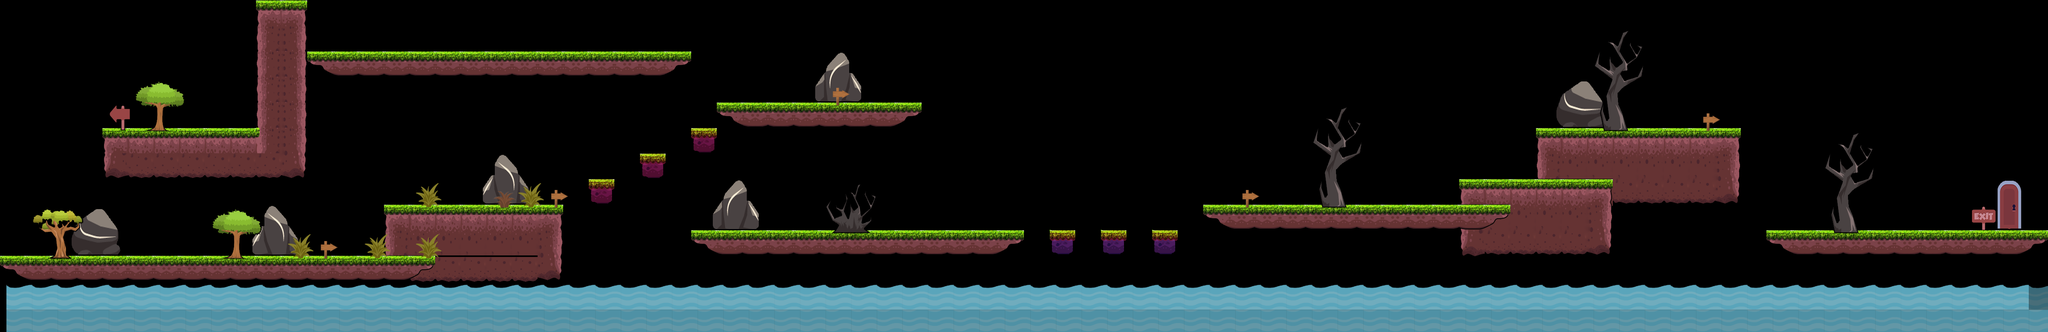

The image is a tile-based game level rendered from a .tmx file. Its description and source (layers, tilesets, objects; grid data summarised) follow:
An orthogonal 80x13 tile map with 64x64 px tiles, 4 tile layers (bg2, bg1, floor, fg) and 124 objects (11x enemy, player, goal).

<map version="1.0" orientation="orthogonal" renderorder="right-down" width="80" height="13" tilewidth="64" tileheight="64" nextobjectid="167">
 <tileset firstgid="1" name="tileset_01" tilewidth="64" tileheight="64" tilecount="96" columns="12">
  <image source="tileset_01.png" width="768" height="512" />
 </tileset>
 <layer name="bg2" width="80" height="13" offsetx="-16" offsety="0">
  <data>[1040 cells, 24 non-empty, 8 distinct tile ids]</data>
 </layer>
 <layer name="bg1" width="80" height="13" offsetx="0" offsety="4">
  <data>[1040 cells, 11 non-empty, 5 distinct tile ids]</data>
 </layer>
 <layer name="floor" width="80" height="13">
  <data>[1040 cells, 161 non-empty, 17 distinct tile ids]</data>
 </layer>
 <layer name="fg" width="80" height="13" offsetx="16" offsety="8">
  <data>[1040 cells, 212 non-empty, 26 distinct tile ids]</data>
 </layer>
 <objectgroup name="actors">
  <object id="36" type="player" x="520" y="78" width="86" height="98" />
  <object id="37" name="zombie1" type="enemy" x="390" y="520" width="56" height="56" />
  <object id="39" name="zombie2" type="enemy" x="512" y="520" width="56" height="56" />
  <object id="40" name="zombie3" type="enemy" x="1036" y="390" width="56" height="56" />
  <object id="41" name="dino" type="enemy" x="1282" y="386" width="56" height="56" />
  <object id="42" name="zombie2" type="enemy" x="2192" y="120" width="56" height="56" />
  <object id="43" name="zombie2" type="enemy" x="1918" y="452" width="56" height="56" />
  <object id="44" name="zombie2" type="enemy" x="3186" y="370" width="56" height="56" />
  <object id="45" name="zombie2" type="enemy" x="3716" y="320" width="56" height="56" />
  <object id="46" name="zombie3" type="enemy" x="4488" y="452" width="56" height="56" />
  <object id="47" type="goal" x="4948" y="464" width="136" height="110" />
  <object id="54" gid="10" x="384" y="208" width="32" height="32" />
  <object id="55" gid="10" x="352" y="208" width="32" height="32" />
  <object id="56" gid="10" x="320" y="208" width="32" height="32" />
  <object id="57" gid="10" x="416" y="208" width="32" height="32" />
  <object id="58" gid="10" x="400" y="544" width="32" height="32" />
  <object id="59" gid="10" x="368" y="544" width="32" height="32" />
  <object id="60" gid="10" x="336" y="544" width="32" height="32" />
  <object id="61" gid="10" x="432" y="544" width="32" height="32" />
  <object id="62" gid="10" x="640" y="544" width="32" height="32" />
  <object id="63" gid="10" x="608" y="544" width="32" height="32" />
  <object id="64" gid="10" x="576" y="544" width="32" height="32" />
  <object id="65" gid="10" x="672" y="544" width="32" height="32" />
  <object id="66" gid="10" x="1024" y="416" width="32" height="32" />
  <object id="67" gid="10" x="992" y="416" width="32" height="32" />
  <object id="68" gid="10" x="960" y="416" width="32" height="32" />
  <object id="69" gid="10" x="1056" y="416" width="32" height="32" />
  <object id="70" gid="10" x="1216" y="416" width="32" height="32" />
  <object id="71" gid="10" x="1184" y="416" width="32" height="32" />
  <object id="72" gid="10" x="1152" y="416" width="32" height="32" />
  <object id="73" gid="10" x="1248" y="416" width="32" height="32" />
  <object id="74" gid="9" x="1984" y="256" width="64" height="64" />
  <object id="75" gid="9" x="2240" y="576" width="64" height="64" />
  <object id="76" gid="9" x="2304" y="576" width="64" height="64" />
  <object id="77" gid="9" x="3328" y="512" width="64" height="64" />
  <object id="78" gid="9" x="3264" y="512" width="64" height="64" />
  <object id="79" gid="9" x="3568" y="512" width="64" height="64" />
  <object id="80" gid="9" x="4544" y="576" width="64" height="64" />
  <object id="81" gid="9" x="4608" y="576" width="64" height="64" />
  <object id="82" gid="10" x="1856" y="160" width="32" height="32" />
  <object id="83" gid="10" x="1952" y="160" width="32" height="32" />
  <object id="84" gid="10" x="1888" y="160" width="32" height="32" />
  <object id="85" gid="10" x="1920" y="160" width="32" height="32" />
  <object id="86" gid="10" x="1904" y="496" width="32" height="32" />
  <object id="87" gid="10" x="2000" y="496" width="32" height="32" />
  <object id="88" gid="10" x="1936" y="496" width="32" height="32" />
  <object id="89" gid="10" x="1968" y="496" width="32" height="32" />
  <object id="90" gid="10" x="1904" y="464" width="32" height="32" />
  <object id="91" gid="10" x="2000" y="464" width="32" height="32" />
  <object id="92" gid="10" x="1936" y="464" width="32" height="32" />
  <object id="93" gid="10" x="1968" y="464" width="32" height="32" />
  <object id="94" gid="10" x="2320" y="256" width="32" height="32" />
  <object id="95" gid="10" x="2320" y="352" width="32" height="32" />
  <object id="96" gid="10" x="2320" y="288" width="32" height="32" />
  <object id="97" gid="10" x="2320" y="320" width="32" height="32" />
  <object id="98" gid="10" x="2320" y="448" width="32" height="32" />
  <object id="99" gid="10" x="2320" y="384" width="32" height="32" />
  <object id="100" gid="10" x="2320" y="416" width="32" height="32" />
  <object id="101" gid="10" x="2320" y="480" width="32" height="32" />
  <object id="102" gid="10" x="2320" y="224" width="32" height="32" />
  <object id="103" gid="10" x="2320" y="512" width="32" height="32" />
  <object id="104" gid="10" x="2320" y="192" width="32" height="32" />
  <object id="105" gid="10" x="2640" y="528" width="32" height="32" />
  <object id="106" gid="10" x="2640" y="496" width="32" height="32" />
  <object id="107" gid="10" x="2640" y="464" width="32" height="32" />
  <object id="108" gid="10" x="2768" y="528" width="32" height="32" />
  <object id="109" gid="10" x="2768" y="464" width="32" height="32" />
  <object id="110" gid="10" x="2768" y="496" width="32" height="32" />
  <object id="111" gid="10" x="2896" y="528" width="32" height="32" />
  <object id="112" gid="10" x="2896" y="464" width="32" height="32" />
  <object id="113" gid="10" x="2896" y="496" width="32" height="32" />
  <object id="114" gid="10" x="3120" y="448" width="32" height="32" />
  <object id="115" gid="10" x="3088" y="416" width="32" height="32" />
  <object id="116" gid="10" x="3120" y="416" width="32" height="32" />
  <object id="117" gid="10" x="3088" y="448" width="32" height="32" />
  <object id="118" gid="10" x="3296" y="416" width="32" height="32" />
  <object id="119" gid="10" x="3328" y="416" width="32" height="32" />
  <object id="120" gid="10" x="3328" y="384" width="32" height="32" />
  <object id="121" gid="10" x="3296" y="384" width="32" height="32" />
  <object id="122" gid="10" x="3568" y="416" width="32" height="32" />
  <object id="123" gid="10" x="3600" y="416" width="32" height="32" />
  <object id="124" gid="10" x="3600" y="384" width="32" height="32" />
  <object id="125" gid="10" x="3568" y="384" width="32" height="32" />
  <object id="126" gid="10" x="3920" y="272" width="32" height="32" />
  <object id="127" gid="10" x="3952" y="272" width="32" height="32" />
  <object id="128" gid="10" x="3952" y="240" width="32" height="32" />
  <object id="129" gid="10" x="3920" y="240" width="32" height="32" />
  <object id="130" gid="10" x="4240" y="272" width="32" height="32" />
  <object id="131" gid="10" x="4272" y="272" width="32" height="32" />
  <object id="132" gid="10" x="4272" y="240" width="32" height="32" />
  <object id="133" gid="10" x="4240" y="240" width="32" height="32" />
  <object id="134" gid="10" x="4576" y="512" width="32" height="32" />
  <object id="135" gid="10" x="4608" y="512" width="32" height="32" />
  <object id="136" gid="10" x="4608" y="480" width="32" height="32" />
  <object id="137" gid="10" x="4576" y="480" width="32" height="32" />
  <object id="138" gid="34" x="592" y="576" width="32" height="32" />
  </objectgroup>
</map>
<!-- 28 of 124 objects omitted -->
